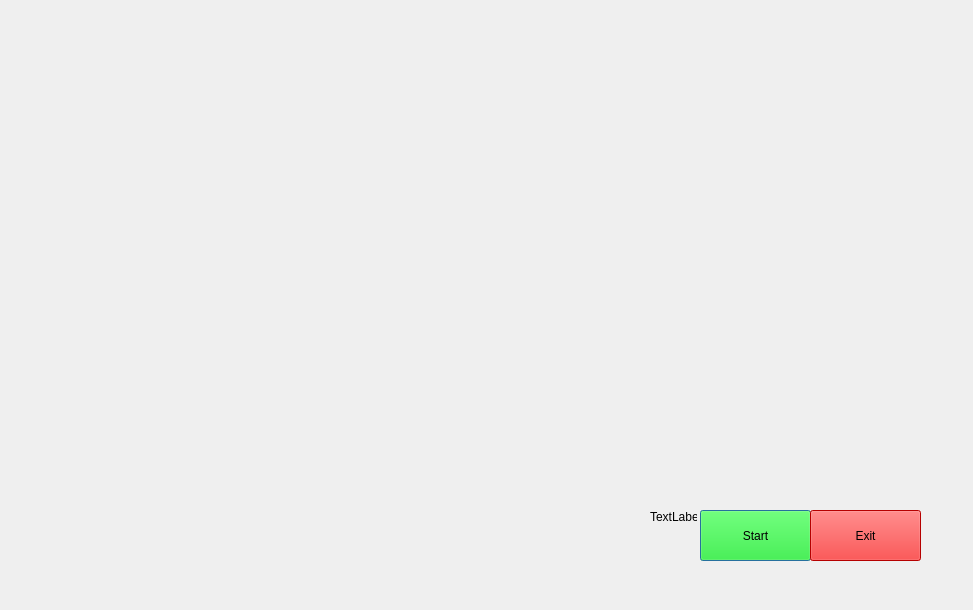
<?xml version="1.0" encoding="UTF-8"?>
<ui version="4.0">
 <class>Dialog</class>
 <widget class="QDialog" name="Dialog">
  <property name="geometry">
   <rect>
    <x>0</x>
    <y>0</y>
    <width>973</width>
    <height>610</height>
   </rect>
  </property>
  <property name="windowTitle">
   <string>Dialog</string>
  </property>
  <widget class="QLabel" name="label">
   <property name="geometry">
    <rect>
     <x>0</x>
     <y>-30</y>
     <width>981</width>
     <height>661</height>
    </rect>
   </property>
   <property name="autoFillBackground">
    <bool>false</bool>
   </property>
   <property name="styleSheet">
    <string notr="true">color: rgb(0, 255, 0);</string>
   </property>
   <property name="text">
    <string/>
   </property>
   <property name="pixmap">
    <pixmap>Black_Template.jpg</pixmap>
   </property>
  </widget>
  <widget class="QLabel" name="label_2">
   <property name="geometry">
    <rect>
     <x>10</x>
     <y>10</y>
     <width>351</width>
     <height>61</height>
    </rect>
   </property>
   <property name="text">
    <string/>
   </property>
   <property name="pixmap">
    <pixmap>initial.gif</pixmap>
   </property>
  </widget>
  <widget class="QLabel" name="label_3">
   <property name="geometry">
    <rect>
     <x>600</x>
     <y>90</y>
     <width>421</width>
     <height>441</height>
    </rect>
   </property>
   <property name="text">
    <string/>
   </property>
   <property name="pixmap">
    <pixmap>Iron_Template_1.gif</pixmap>
   </property>
   <property name="scaledContents">
    <bool>true</bool>
   </property>
  </widget>
  <widget class="QLabel" name="label_4">
   <property name="geometry">
    <rect>
     <x>210</x>
     <y>110</y>
     <width>461</width>
     <height>311</height>
    </rect>
   </property>
   <property name="text">
    <string/>
   </property>
   <property name="pixmap">
    <pixmap>1876553.jpg</pixmap>
   </property>
   <property name="scaledContents">
    <bool>true</bool>
   </property>
  </widget>
  <widget class="QLabel" name="label_6">
   <property name="geometry">
    <rect>
     <x>350</x>
     <y>170</y>
     <width>171</width>
     <height>191</height>
    </rect>
   </property>
   <property name="text">
    <string/>
   </property>
   <property name="pixmap">
    <pixmap>jarvis-1.png</pixmap>
   </property>
   <property name="scaledContents">
    <bool>true</bool>
   </property>
  </widget>
  <widget class="QLabel" name="label_7">
   <property name="geometry">
    <rect>
     <x>20</x>
     <y>150</y>
     <width>151</width>
     <height>191</height>
    </rect>
   </property>
   <property name="text">
    <string/>
   </property>
   <property name="pixmap">
    <pixmap>64ebb007104825948e077233babe3fcb.gif</pixmap>
   </property>
   <property name="scaledContents">
    <bool>true</bool>
   </property>
  </widget>
  <widget class="QLabel" name="label_8">
   <property name="geometry">
    <rect>
     <x>100</x>
     <y>450</y>
     <width>871</width>
     <height>161</height>
    </rect>
   </property>
   <property name="text">
    <string/>
   </property>
   <property name="pixmap">
    <pixmap>Black_Template.jpg</pixmap>
   </property>
  </widget>
  <widget class="QLabel" name="label_9">
   <property name="geometry">
    <rect>
     <x>0</x>
     <y>450</y>
     <width>391</width>
     <height>161</height>
    </rect>
   </property>
   <property name="text">
    <string/>
   </property>
   <property name="pixmap">
    <pixmap>___3.gif</pixmap>
   </property>
   <property name="scaledContents">
    <bool>true</bool>
   </property>
  </widget>
  <widget class="QLabel" name="label_5">
   <property name="geometry">
    <rect>
     <x>650</x>
     <y>510</y>
     <width>47</width>
     <height>13</height>
    </rect>
   </property>
   <property name="text">
    <string>TextLabel</string>
   </property>
  </widget>
  <widget class="QPushButton" name="pushButton_1">
   <property name="geometry">
    <rect>
     <x>700</x>
     <y>510</y>
     <width>111</width>
     <height>51</height>
    </rect>
   </property>
   <property name="styleSheet">
    <string notr="true">background-color: rgb(0, 255, 0);
font: 22pt &quot;MS Shell Dlg 2&quot;;</string>
   </property>
   <property name="text">
    <string>Start</string>
   </property>
  </widget>
  <widget class="QPushButton" name="pushButton_2">
   <property name="geometry">
    <rect>
     <x>810</x>
     <y>510</y>
     <width>111</width>
     <height>51</height>
    </rect>
   </property>
   <property name="styleSheet">
    <string notr="true">background-color: rgb(255, 0, 0);
font: 22pt &quot;MS Shell Dlg 2&quot;;</string>
   </property>
   <property name="text">
    <string>Exit</string>
   </property>
  </widget>
  <widget class="QTextBrowser" name="textBrowser">
   <property name="geometry">
    <rect>
     <x>480</x>
     <y>20</y>
     <width>241</width>
     <height>51</height>
    </rect>
   </property>
   <property name="styleSheet">
    <string notr="true">background-color: transparent;
border: none;</string>
   </property>
  </widget>
  <widget class="QTextBrowser" name="textBrowser_2">
   <property name="geometry">
    <rect>
     <x>720</x>
     <y>20</y>
     <width>241</width>
     <height>51</height>
    </rect>
   </property>
   <property name="styleSheet">
    <string notr="true">background-color: transparent;
border: none;</string>
   </property>
  </widget>
  <zorder>label_8</zorder>
  <zorder>label</zorder>
  <zorder>label_2</zorder>
  <zorder>label_3</zorder>
  <zorder>label_4</zorder>
  <zorder>label_6</zorder>
  <zorder>label_7</zorder>
  <zorder>label_9</zorder>
  <zorder>label_5</zorder>
  <zorder>pushButton_1</zorder>
  <zorder>pushButton_2</zorder>
  <zorder>textBrowser</zorder>
  <zorder>textBrowser_2</zorder>
 </widget>
 <resources/>
 <connections/>
</ui>
